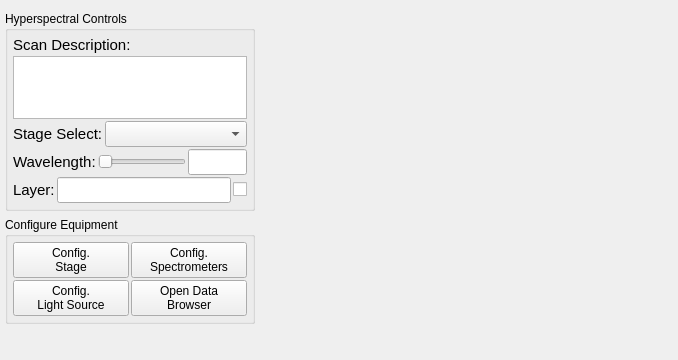
<?xml version="1.0" encoding="UTF-8"?>
<ui version="4.0">
 <class>Form</class>
 <widget class="QWidget" name="Form">
  <property name="geometry">
   <rect>
    <x>0</x>
    <y>0</y>
    <width>678</width>
    <height>360</height>
   </rect>
  </property>
  <property name="windowTitle">
   <string>Form</string>
  </property>
  <layout class="QGridLayout" name="main_layout">
   <property name="margin">
    <number>5</number>
   </property>
   <item row="2" column="0">
    <widget class="QGroupBox" name="config_group">
     <property name="maximumSize">
      <size>
       <width>250</width>
       <height>16777215</height>
      </size>
     </property>
     <property name="title">
      <string>Configure Equipment</string>
     </property>
     <layout class="QGridLayout" name="gridLayout">
      <property name="margin">
       <number>5</number>
      </property>
      <property name="spacing">
       <number>2</number>
      </property>
      <item row="0" column="0">
       <widget class="QPushButton" name="config_stage">
        <property name="text">
         <string>Config.
Stage</string>
        </property>
       </widget>
      </item>
      <item row="1" column="0">
       <widget class="QPushButton" name="config_light_source">
        <property name="text">
         <string>Config.
Light Source</string>
        </property>
       </widget>
      </item>
      <item row="0" column="1">
       <widget class="QPushButton" name="config_spectrometers">
        <property name="text">
         <string>Config.
Spectrometers</string>
        </property>
       </widget>
      </item>
      <item row="1" column="1">
       <widget class="QPushButton" name="open_browser">
        <property name="text">
         <string>Open Data
Browser</string>
        </property>
       </widget>
      </item>
     </layout>
    </widget>
   </item>
   <item row="3" column="0">
    <spacer name="verticalSpacer">
     <property name="orientation">
      <enum>Qt::Vertical</enum>
     </property>
     <property name="sizeHint" stdset="0">
      <size>
       <width>20</width>
       <height>40</height>
      </size>
     </property>
    </spacer>
   </item>
   <item row="1" column="0">
    <widget class="QGroupBox" name="groupBox">
     <property name="maximumSize">
      <size>
       <width>250</width>
       <height>200</height>
      </size>
     </property>
     <property name="title">
      <string>Hyperspectral Controls</string>
     </property>
     <layout class="QVBoxLayout" name="verticalLayout_2">
      <property name="spacing">
       <number>2</number>
      </property>
      <property name="sizeConstraint">
       <enum>QLayout::SetDefaultConstraint</enum>
      </property>
      <property name="margin">
       <number>5</number>
      </property>
      <item>
       <widget class="QLabel" name="scan_description_label">
        <property name="font">
         <font>
          <pointsize>11</pointsize>
         </font>
        </property>
        <property name="text">
         <string>Scan Description:</string>
        </property>
       </widget>
      </item>
      <item>
       <widget class="QTextEdit" name="scan_description">
        <property name="font">
         <font>
          <pointsize>11</pointsize>
         </font>
        </property>
       </widget>
      </item>
      <item>
       <layout class="QHBoxLayout" name="stage_select_layout">
        <item>
         <widget class="QLabel" name="stage_select_label">
          <property name="sizePolicy">
           <sizepolicy hsizetype="Fixed" vsizetype="Fixed">
            <horstretch>0</horstretch>
            <verstretch>0</verstretch>
           </sizepolicy>
          </property>
          <property name="font">
           <font>
            <pointsize>11</pointsize>
           </font>
          </property>
          <property name="text">
           <string>Stage Select:</string>
          </property>
         </widget>
        </item>
        <item>
         <widget class="QComboBox" name="stage_select">
          <property name="font">
           <font>
            <pointsize>11</pointsize>
           </font>
          </property>
         </widget>
        </item>
       </layout>
      </item>
      <item>
       <layout class="QHBoxLayout" name="wavelength_layout">
        <property name="topMargin">
         <number>0</number>
        </property>
        <item>
         <widget class="QLabel" name="wavelength_label">
          <property name="font">
           <font>
            <pointsize>11</pointsize>
           </font>
          </property>
          <property name="text">
           <string>Wavelength:</string>
          </property>
         </widget>
        </item>
        <item>
         <widget class="QSlider" name="wavelength_range">
          <property name="sizePolicy">
           <sizepolicy hsizetype="Expanding" vsizetype="Fixed">
            <horstretch>3</horstretch>
            <verstretch>0</verstretch>
           </sizepolicy>
          </property>
          <property name="minimumSize">
           <size>
            <width>50</width>
            <height>0</height>
           </size>
          </property>
          <property name="orientation">
           <enum>Qt::Horizontal</enum>
          </property>
         </widget>
        </item>
        <item>
         <widget class="QLineEdit" name="view_wavelength">
          <property name="sizePolicy">
           <sizepolicy hsizetype="Expanding" vsizetype="Fixed">
            <horstretch>2</horstretch>
            <verstretch>0</verstretch>
           </sizepolicy>
          </property>
          <property name="font">
           <font>
            <pointsize>11</pointsize>
           </font>
          </property>
         </widget>
        </item>
       </layout>
      </item>
      <item>
       <layout class="QHBoxLayout" name="layer_layout">
        <property name="topMargin">
         <number>0</number>
        </property>
        <item>
         <widget class="QLabel" name="layer_label">
          <property name="font">
           <font>
            <pointsize>11</pointsize>
           </font>
          </property>
          <property name="text">
           <string>Layer:</string>
          </property>
         </widget>
        </item>
        <item>
         <widget class="QLineEdit" name="view_layer">
          <property name="font">
           <font>
            <pointsize>11</pointsize>
           </font>
          </property>
         </widget>
        </item>
        <item>
         <widget class="QCheckBox" name="override_view_layer">
          <property name="text">
           <string/>
          </property>
         </widget>
        </item>
       </layout>
      </item>
     </layout>
    </widget>
   </item>
   <item row="0" column="0" colspan="2">
    <widget class="QWidget" name="gridscanner_widget" native="true"/>
   </item>
   <item row="1" column="1" rowspan="3">
    <widget class="QWidget" name="figure_widget" native="true">
     <property name="minimumSize">
      <size>
       <width>300</width>
       <height>300</height>
      </size>
     </property>
    </widget>
   </item>
  </layout>
 </widget>
 <resources/>
 <connections/>
</ui>
